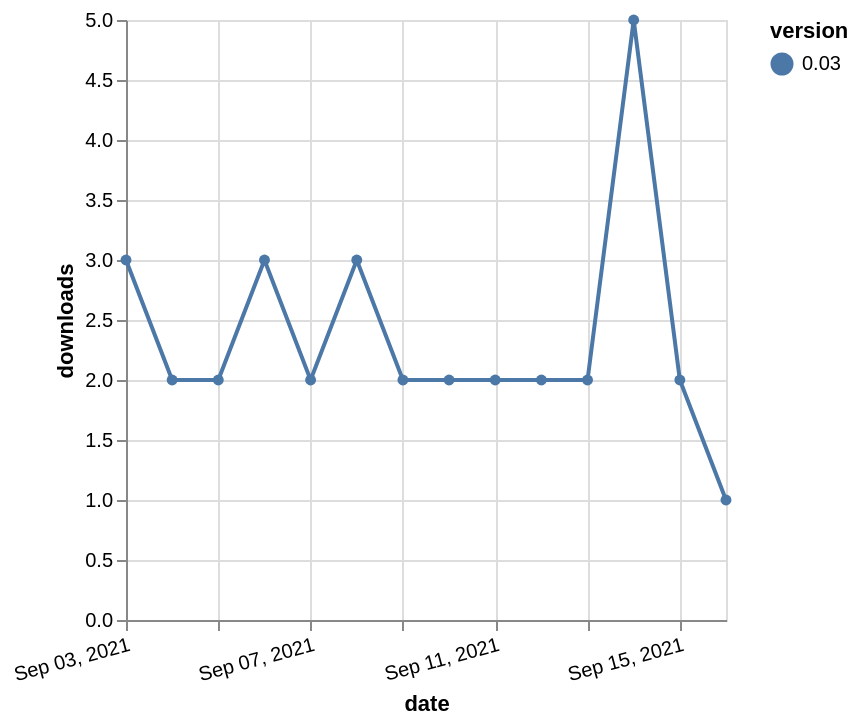

Write the Vega-Lite specification saved for this chart.
### Vega-Lite specification from a JSON file in a GitHub repository (floating-point values rounded to 4 significant figures)
{"$schema": "https://vega.github.io/schema/vega-lite/v5.json", "description": "A simple bar chart with embedded data.", "data": {"values": [{"date": "2021-09-03", "total": 3030, "delta": 3, "version": "0.03"}, {"date": "2021-09-04", "total": 3032, "delta": 2, "version": "0.03"}, {"date": "2021-09-05", "total": 3034, "delta": 2, "version": "0.03"}, {"date": "2021-09-06", "total": 3037, "delta": 3, "version": "0.03"}, {"date": "2021-09-07", "total": 3039, "delta": 2, "version": "0.03"}, {"date": "2021-09-08", "total": 3042, "delta": 3, "version": "0.03"}, {"date": "2021-09-09", "total": 3044, "delta": 2, "version": "0.03"}, {"date": "2021-09-10", "total": 3046, "delta": 2, "version": "0.03"}, {"date": "2021-09-11", "total": 3048, "delta": 2, "version": "0.03"}, {"date": "2021-09-12", "total": 3050, "delta": 2, "version": "0.03"}, {"date": "2021-09-13", "total": 3052, "delta": 2, "version": "0.03"}, {"date": "2021-09-14", "total": 3057, "delta": 5, "version": "0.03"}, {"date": "2021-09-15", "total": 3059, "delta": 2, "version": "0.03"}, {"date": "2021-09-16", "total": 3060, "delta": 1, "version": "0.03"}]}, "width": "container", "mark": {"type": "line", "point": {"filled": true}}, "encoding": {"x": {"field": "date", "type": "temporal", "timeUnit": "yearmonthdate", "title": "date", "axis": {"labelAngle": -15}}, "y": {"field": "delta", "type": "quantitative", "title": "downloads"}, "color": {"field": "version", "type": "nominal"}, "tooltip": {"field": "delta"}}}
